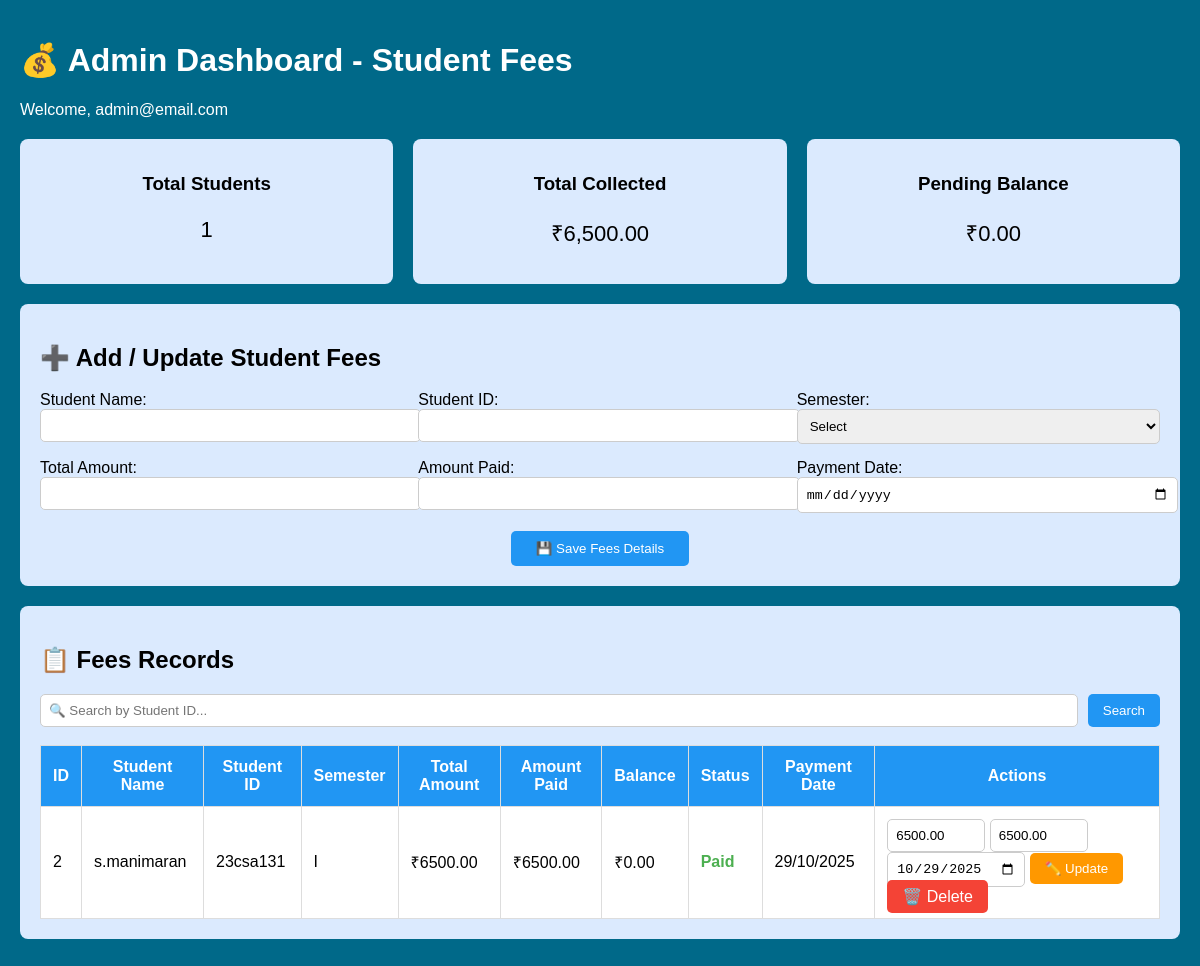
The app's page /ad_fees.php (signed in) with its own data.
### tables this page shows
CREATE TABLE `fees` (
  `id` int(11) NOT NULL,
  `student_name` varchar(255) NOT NULL,
  `student_id` varchar(100) NOT NULL,
  `sem` varchar(50) NOT NULL,
  `total_amount` decimal(10,2) NOT NULL,
  `amount_paid` decimal(10,2) NOT NULL DEFAULT 0.00,
  `balance` decimal(10,2) NOT NULL,
  `status` varchar(50) NOT NULL,
  `payment_date` date DEFAULT NULL
);

### ad_fees.php (the view, shortened to what this page needs)
<?php
include 'connect.php';
$search_query = "";
$search_condition = "";
$result = $conn->query("SELECT * FROM fees" . $search_condition . " ORDER BY student_name, sem");
?>
<!DOCTYPE html>
<html lang="en">
<head>
</head>
<body>
<div class="container">
    <h1>💰 Admin Dashboard - Student Fees</h1>
    <p>Welcome, <?php echo $_SESSION['email']; ?></p>
    <div class="stats">
        <div class="stat-card">
            <h3>Total Students</h3>
            <p style="font-size:22px;">
                <?php
                $total = $conn->query("SELECT COUNT(DISTINCT student_id) AS total FROM fees")->fetch_assoc()['total'] ?? 0;
                echo $total;
                ?>
            </p>
        </div>
        <div class="stat-card">
            <h3>Total Collected</h3>
            <p style="font-size:22px;">
                ₹<?php
                $collected = $conn->query("SELECT SUM(amount_paid) AS paid FROM fees")->fetch_assoc()['paid'] ?? 0;
                echo number_format($collected,2);
                ?>
            </p>
        </div>
        <div class="stat-card">
            <h3>Pending Balance</h3>
            <p style="font-size:22px;">
                ₹<?php
                $pending = $conn->query("SELECT SUM(balance) AS bal FROM fees")->fetch_assoc()['bal'] ?? 0;
                echo number_format($pending,2);
                ?>
            </p>
        </div>
    </div>
    <div class="card">
        <h2>➕ Add / Update Student Fees</h2>
        <form method="POST">
            <div class="grid-3">
                <div>
                    <label>Student Name:</label>
                    <input type="text" name="student_name" required>
                </div>
                <div>
                    <label>Student ID:</label>
                    <input type="text" name="student_id" required>
                </div>
                <div>
                    <label>Semester:</label>
                    <select name="sem" required>
                        <option value="">Select</option>
                    </select>
                </div>
                <div>
                    <label>Total Amount:</label>
                    <input type="number" step="0.01" name="total_amount" required>
                </div>
                <div>
                    <label>Amount Paid:</label>
                    <input type="number" step="0.01" name="amount_paid" required>
                </div>
                <div>
                    <label>Payment Date:</label>
                    <input type="date" name="payment_date">
                </div>
            </div>
            <br>
            <div style="text-align:center;">
                <button type="submit" name="add_fees" class="btn btn-primary" style="padding:10px 25px;">💾 Save Fees Details</button>
            </div>
        </form>
    </div>
    <div class="card">
        <h2>📋 Fees Records</h2>
        <form method="GET" style="display:flex; gap:10px;">
            <input type="text" name="search" value="<?php echo htmlspecialchars($search_query); ?>" placeholder="🔍 Search by Student ID...">
            <button class="btn btn-primary">Search</button>
        </form>
        <br>
        <table>
            <tr>
                <th>ID</th>
                <th>Student Name</th>
                <th>Student ID</th>
                <th>Semester</th>
                <th>Total Amount</th>
                <th>Amount Paid</th>
                <th>Balance</th>
                <th>Status</th>
                <th>Payment Date</th>
                <th>Actions</th>
            </tr>
            <?php
            if($result->num_rows > 0){
                while($row = $result->fetch_assoc()){
                    $color = ($row['status'] == 'Paid') ? '#4CAF50' : (($row['status']=='Partially Paid') ? '#ff9800' : '#f44336');
                    $payment_date = $row['payment_date'] ? date('d/m/Y', strtotime($row['payment_date'])) : '-';
                    echo "<tr>
                        <td>{$row['id']}</td>
                        <td>{$row['student_name']}</td>
                        <td>{$row['student_id']}</td>
                        <td>{$row['sem']}</td>
                        <td>₹{$row['total_amount']}</td>
                        <td>₹{$row['amount_paid']}</td>
                        <td>₹{$row['balance']}</td>
                        <td style='color:$color;font-weight:bold;'>{$row['status']}</td>
                        <td>{$payment_date}</td>
                        <td>
                            <form method='POST' style='display:inline;'>
                                <input type='hidden' name='fees_id' value='{$row['id']}'>
                                <input type='number' step='0.01' name='total_amount' value='{$row['total_amount']}' style='width:80px;'>
                                <input type='number' step='0.01' name='amount_paid' value='{$row['amount_paid']}' style='width:80px;'>
                                <input type='date' name='payment_date' value='{$row['payment_date']}' style='width:120px;'>
                                <button type='submit' name='update_fees' class='btn btn-warning'>✏️ Update</button>
                            </form>
                            <a href='?delete={$row['id']}' class='btn btn-danger' onclick='return confirm(\"Delete this record?\")'>🗑️ Delete</a>
                        </td>
                    </tr>";
                }
            } else {
                echo "<tr><td colspan='10' style='text-align:center;color:#666;'>No fee records found.</td></tr>";
            }
            ?>
        </table>
    </div>
</div>
</body>
</html>

### ad_fees.php (style rules this page uses)
body { font-family: Poppins, sans-serif; background: #006989; margin:0; padding:0; }
.container { max-width: 1500px; margin: auto; padding: 20px; color: white; }
.card { background: #dbeafe; color: black; padding: 20px; border-radius: 8px; margin: 20px 0; }
table { width: 100%; border-collapse: collapse; background: white; }
th, td { padding: 12px; border: 1px solid #ddd; }
th { background: #2196F3; color: white; }
.btn { padding: 8px 15px; border: none; border-radius: 5px; cursor: pointer; text-decoration: none; color: white; }
.btn-primary { background: #2196F3; }
.btn-warning { background: #ff9800; }
.btn-danger { background: #f44336; }
input, select { width: 100%; padding: 8px; border: 1px solid #ccc; border-radius: 5px; }
.grid-3 { display: grid; grid-template-columns: 1fr 1fr 1fr; gap: 15px; }
.stat-card { background: #dbeafe; color: black; text-align: center; padding: 15px; border-radius: 8px; flex:1; }
.stats { display: flex; gap: 20px; margin: 20px 0; }

### records on screen
fees: id "2", student_name "s.manimaran", student "23csa131", sem "I", total_amount "6500.00", amount_paid "6500.00", balance "0.00", status "Paid", payment_date "29/10/2025", payment_date "10/29/2025"

### other values on screen
$_SESSION['email'] "admin@email.com"
$total "1"
$collected "6,500.00"
$pending "0.00"
